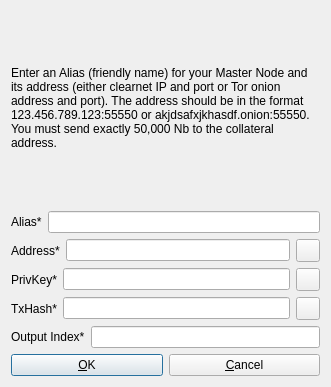
<?xml version="1.0" encoding="UTF-8"?>
<ui version="4.0">
 <class>AddEditAdrenalineNode</class>
 <widget class="QDialog" name="AddEditAdrenalineNode">
  <property name="geometry">
   <rect>
    <x>0</x>
    <y>0</y>
    <width>331</width>
    <height>387</height>
   </rect>
  </property>
  <property name="windowTitle">
   <string>Add/Edit Niobium Node</string>
  </property>
  <property name="modal">
   <bool>true</bool>
  </property>
  <layout class="QVBoxLayout" name="verticalLayout">
   <item>
    <widget class="QLabel" name="label_9">
     <property name="sizePolicy">
      <sizepolicy hsizetype="Preferred" vsizetype="Expanding">
       <horstretch>0</horstretch>
       <verstretch>0</verstretch>
      </sizepolicy>
     </property>
     <property name="text">
      <string>&lt;html&gt;&lt;head/&gt;&lt;body&gt;&lt;p&gt;Enter an Alias (friendly name) for your Master Node and its address (either clearnet IP and port or Tor onion address and port). The address should be in the format 123.456.789.123:55550 or akjdsafxjkhasdf.onion:55550. You must send exactly 50,000 Nb to the collateral address.&lt;/p&gt;&lt;/body&gt;&lt;/html&gt;</string>
     </property>
     <property name="wordWrap">
      <bool>true</bool>
     </property>
    </widget>
   </item>
   <item>
    <layout class="QHBoxLayout" name="horizontalLayout_4">
     <property name="bottomMargin">
      <number>0</number>
     </property>
     <item>
      <widget class="QLabel" name="label_4">
       <property name="text">
        <string>Alias*</string>
       </property>
      </widget>
     </item>
     <item>
      <widget class="QLineEdit" name="aliasLineEdit"/>
     </item>
    </layout>
   </item>
   <item>
    <layout class="QHBoxLayout" name="horizontalLayout_5">
     <property name="bottomMargin">
      <number>0</number>
     </property>
     <item>
      <widget class="QLabel" name="label_6">
       <property name="text">
        <string>Address*</string>
       </property>
      </widget>
     </item>
     <item>
      <widget class="QLineEdit" name="addressLineEdit"/>
     </item>
     <item>
      <widget class="QToolButton" name="AddEditAddressPasteButton">
       <property name="toolTip">
        <string>Paste address from clipboard</string>
       </property>
       <property name="text">
        <string/>
       </property>
       <property name="icon">
        <iconset resource="../bitcoin.qrc">
         <normaloff>:/icons/editpaste</normaloff>:/icons/editpaste</iconset>
       </property>
       <property name="shortcut">
        <string>Alt+P</string>
       </property>
      </widget>
     </item>
    </layout>
   </item>
   <item>
    <layout class="QHBoxLayout" name="horizontalLayout_3">
     <property name="bottomMargin">
      <number>0</number>
     </property>
     <item>
      <widget class="QLabel" name="label_5">
       <property name="text">
        <string>PrivKey*</string>
       </property>
      </widget>
     </item>
     <item>
      <widget class="QLineEdit" name="privkeyLineEdit"/>
     </item>
     <item>
      <widget class="QToolButton" name="AddEditPrivkeyPasteButton">
       <property name="toolTip">
        <string>Paste address from clipboard</string>
       </property>
       <property name="text">
        <string/>
       </property>
       <property name="icon">
        <iconset resource="../bitcoin.qrc">
         <normaloff>:/icons/editpaste</normaloff>:/icons/editpaste</iconset>
       </property>
       <property name="shortcut">
        <string>Alt+P</string>
       </property>
      </widget>
     </item>
    </layout>
   </item>
   <item>
    <layout class="QHBoxLayout" name="horizontalLayout_2">
     <property name="bottomMargin">
      <number>0</number>
     </property>
     <item>
      <widget class="QLabel" name="label_2">
       <property name="text">
        <string>TxHash*</string>
       </property>
      </widget>
     </item>
     <item>
      <widget class="QLineEdit" name="txhashLineEdit"/>
     </item>
     <item>
      <widget class="QToolButton" name="AddEditTxhashPasteButton">
       <property name="toolTip">
        <string>Paste address from clipboard</string>
       </property>
       <property name="text">
        <string/>
       </property>
       <property name="icon">
        <iconset resource="../bitcoin.qrc">
         <normaloff>:/icons/editpaste</normaloff>:/icons/editpaste</iconset>
       </property>
       <property name="shortcut">
        <string>Alt+P</string>
       </property>
      </widget>
     </item>
    </layout>
   </item>
   <item>
    <layout class="QHBoxLayout" name="horizontalLayout_8">
     <property name="bottomMargin">
      <number>0</number>
     </property>
     <item>
      <widget class="QLabel" name="label_8">
       <property name="text">
        <string>Output Index*</string>
       </property>
      </widget>
     </item>
     <item>
      <widget class="QLineEdit" name="outputindexLineEdit"/>
     </item>
    </layout>
   </item>
   <item>
    <layout class="QHBoxLayout" name="horizontalLayout_Buttons">
     <item>
      <widget class="QPushButton" name="okButton">
       <property name="text">
        <string>&amp;OK</string>
       </property>
      </widget>
     </item>
     <item>
      <widget class="QPushButton" name="cancelButton">
       <property name="text">
        <string>&amp;Cancel</string>
       </property>
       <property name="autoDefault">
        <bool>false</bool>
       </property>
      </widget>
     </item>
    </layout>
   </item>
  </layout>
 </widget>
 <resources>
  <include location="../bitcoin.qrc"/>
 </resources>
 <connections/>
</ui>
